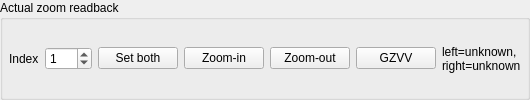
<ui version="4.0">
  <class>zoomGroup</class>
  <widget class="QGroupBox" name="zoomGroup">
    <property name="title">
      <string>Actual zoom readback</string>
    </property>
    <layout class="QHBoxLayout" name="zoomLayout">
      <property name="leftMargin">
        <number>6</number>
      </property>
      <property name="topMargin">
        <number>6</number>
      </property>
      <property name="rightMargin">
        <number>6</number>
      </property>
      <property name="bottomMargin">
        <number>6</number>
      </property>
      <property name="spacing">
        <number>6</number>
      </property>
      <item>
        <widget class="QLabel" name="indexLabel">
          <property name="text">
            <string>Index</string>
          </property>
        </widget>
      </item>
      <item>
        <widget class="QSpinBox" name="zoom_level_spin">
          <property name="maximum">
            <number>100</number>
          </property>
          <property name="value">
            <number>1</number>
          </property>
          <property name="toolTip">
            <string>WIRIS zoom index (index 0 = nominal 1.0x; index 1 = nominal 1.2x).</string>
          </property>
        </widget>
      </item>
      <item>
        <widget class="QPushButton" name="zoom_set_button">
          <property name="text">
            <string>Set both</string>
          </property>
        </widget>
      </item>
      <item>
        <widget class="QPushButton" name="zoom_in_button">
          <property name="text">
            <string>Zoom-in</string>
          </property>
          <property name="toolTip">
            <string>Send WIRIS SZIN to both cameras, then refresh the GZVV readback.</string>
          </property>
        </widget>
      </item>
      <item>
        <widget class="QPushButton" name="zoom_out_button">
          <property name="text">
            <string>Zoom-out</string>
          </property>
          <property name="toolTip">
            <string>Send WIRIS SZOT to both cameras, then refresh the GZVV readback.</string>
          </property>
        </widget>
      </item>
      <item>
        <widget class="QPushButton" name="zoom_query_button">
          <property name="text">
            <string>GZVV</string>
          </property>
        </widget>
      </item>
      <item>
        <widget class="QLabel" name="zoom_readback_label">
          <property name="text">
            <string>left=unknown, right=unknown</string>
          </property>
          <property name="wordWrap">
            <bool>true</bool>
          </property>
        </widget>
      </item>
    </layout>
  </widget>
  <resources />
  <connections />
</ui>
